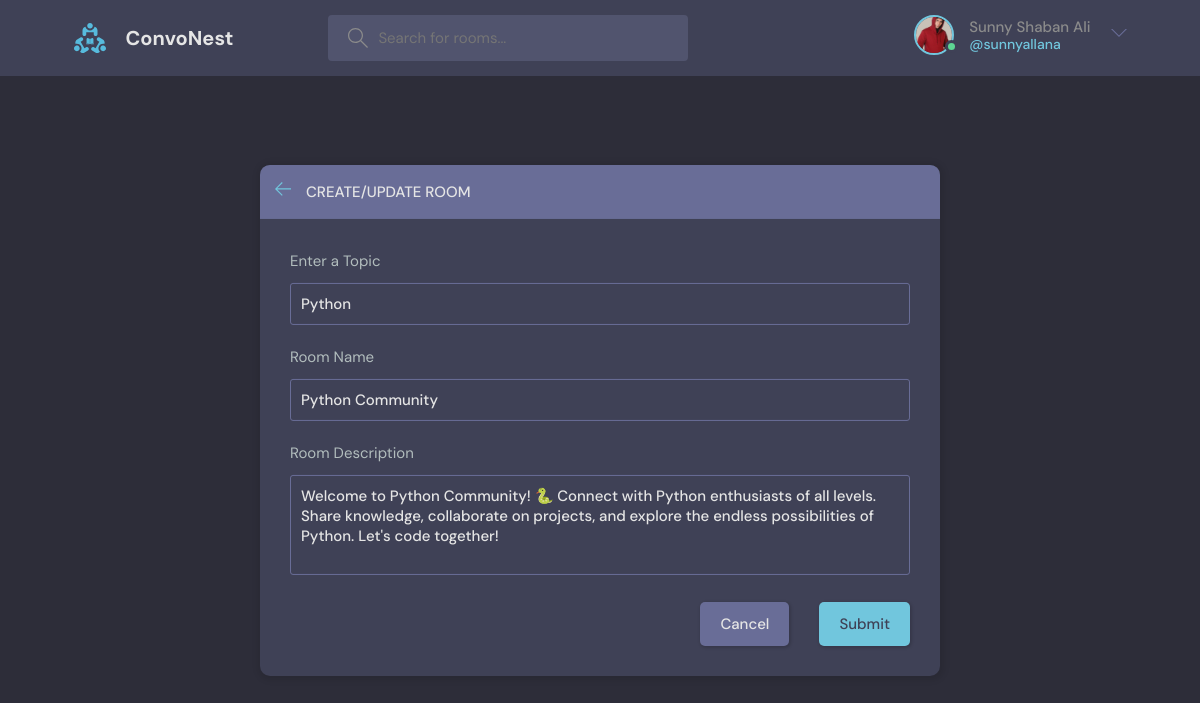
The app's page /update-room/1/ (signed in) with its own data.
### base/models.py (models this page shows, shortened)
class User(AbstractUser):
    name = models.CharField(max_length=200, null=True, blank=True)
    email = models.EmailField(null=True,unique=True)
    bio = models.TextField(default="No bio...", max_length=300, null=True)
    avatar = models.ImageField(null=True, blank=True, default='avatar.svg')
    USERNAME_FIELD = 'email'
    REQUIRED_FIELDS = []

class Room(models.Model):
    host = models.ForeignKey(User, on_delete=models.SET_NULL, null=True, blank=True)
    topic = models.ForeignKey(Topic, on_delete=models.SET_NULL, null=True, blank=True)
    participants = models.ManyToManyField(User, related_name='participants', blank=True) # We couldn't just use only the User model as the first parameter because it is already being used as the first parameter in the host field. So we use the related_name parameter to specify the name of the reverse relation from the User model to the Room model.
    name = models.CharField(max_length=200)
    description = models.TextField(null=True, blank=True)
    created = models.DateTimeField(auto_now_add=True)
    updated = models.DateTimeField(auto_now=True)
    class Meta:
        ordering = ['-updated', '-created']

class Topic(models.Model):
    name = models.CharField(max_length=200)

### base/views.py (the view, shortened to what this page needs)
# urls.py: path('update-room/<str:pk>/', views.updateRoom, name='update-room'),
@login_required(login_url='login')
def updateRoom(request, pk):
    room = Room.objects.get(id=pk)
    topics = Topic.objects.all()
    if request.user != room.host:
        return HttpResponse("You are not allowed here")
    form = RoomForm(instance=room)
    context = {'form': form,
               'topics': topics,
               'room': room,
               }
    return render(request, 'base/room_form.html', context)

### base/forms.py
class RoomForm(ModelForm):
    class Meta:
        model = Room
        fields = '__all__' # This is how you include all the fields from the model in the form. In this case, we are including all the fields from the Room model in the form.
        exclude = ['participants', 'host'] # This is how you exclude fields from the form. In this case, we are excluding the participants and host fields from the form. We don't want the user to be able to set these fields when creating a new room. We want to set these fields in the view function instead.

### base/templates/base/room_form.html (shortened to what this page needs)
{% extends 'base.html' %}
{% block content %}
<main class="create-room layout">
  <div class="container">
    <div class="layout__box">
      <div class="layout__boxHeader">
        <div class="layout__boxTitle">
          <a href="{% url 'home' %}">
            <svg version="1.1" xmlns="http://www.w3.org/2000/svg" width="32" height="32" viewBox="0 0 32 32">
              <title>arrow-left</title>
              <path
                d="M13.723 2.286l-13.723 13.714 13.719 13.714 1.616-1.611-10.96-10.96h27.625v-2.286h-27.625l10.965-10.965-1.616-1.607z">
              </path>
            </svg>
          </a>
          <h3>Create/Update Room</h3>
        </div>
      </div>
      <div class="layout__body">
        <form class="form" action="" method="POST">
          <div class="form__group">
            <label for="room_topic">Enter a Topic</label>
            <input required type="text" name="topic" id="room_topic" list="topic-list" value="{{room.topic.name}}" />
          </div>
          <div class="form__group">
            <label for="room_name">Room Name</label>
            {{form.name}}
          </div>
          <div class="form__group">
            <label for="room_description">Room Description</label>
            {{form.description}}
          </div>
          <div class="form__action">
            <a class="btn btn--dark" href="{{request.META.HTTP_REFERER}}">Cancel</a>
            <button class="btn btn--main" type="submit">Submit</button>
          </div>
        </form>
      </div>
    </div>
  </div>
</main>
{% endblock content %}

### templates/navbar.html (shortened to what this page needs)
{% load static %}
<header class="header header--loggedIn">
    <div class="container">
      <a href="{% url 'home' %}" class="header__logo">
        <img src="{% static 'images/logo.svg' %}" />
        <h1>ConvoNest</h1>
      </a>
      <form class="header__search" method="GET" action="{% url 'home' %}">
        <label>
          <input name="q" placeholder="Search for rooms..." />
        </label>
      </form>
      <nav class="header__menu">
        {% if request.user.is_authenticated %}
        <div class="header__user">
          <a href="{% url 'update-user' %}">
            <div class="avatar avatar--medium active">
              <img src="{{request.user.avatar.url}}" />
            </div>
            <p>{{request.user.name}} <span>@{{request.user.username}}</span></p>
          </a>
          <button class="dropdown-button">
            <svg version="1.1" xmlns="http://www.w3.org/2000/svg" width="32" height="32" viewBox="0 0 32 32">
              <title>chevron-down</title>
              <path d="M16 21l-13-13h-3l16 16 16-16h-3l-13 13z"></path>
            </svg>
          </button>
        </div>
        {% else %}
        <a href="{% url 'login' %}">
          <img src="{% static 'images/avatar.svg' %}" />
          <p>Login</p>
        </a>
        {% endif %}
      </nav>
    </div>
  </header>

### records on screen
User: user.avatar (picture), user.name "Sunny Shaban Ali", user.username "sunnyallana"
Room: topic "Python", name "Python Community", description "Welcome to Python Community! 🐍 Connect with Python enthusiasts of all levels. Share knowledge, collaborate on projects, and explore the endless possibilities of Python. Let's code together!"
